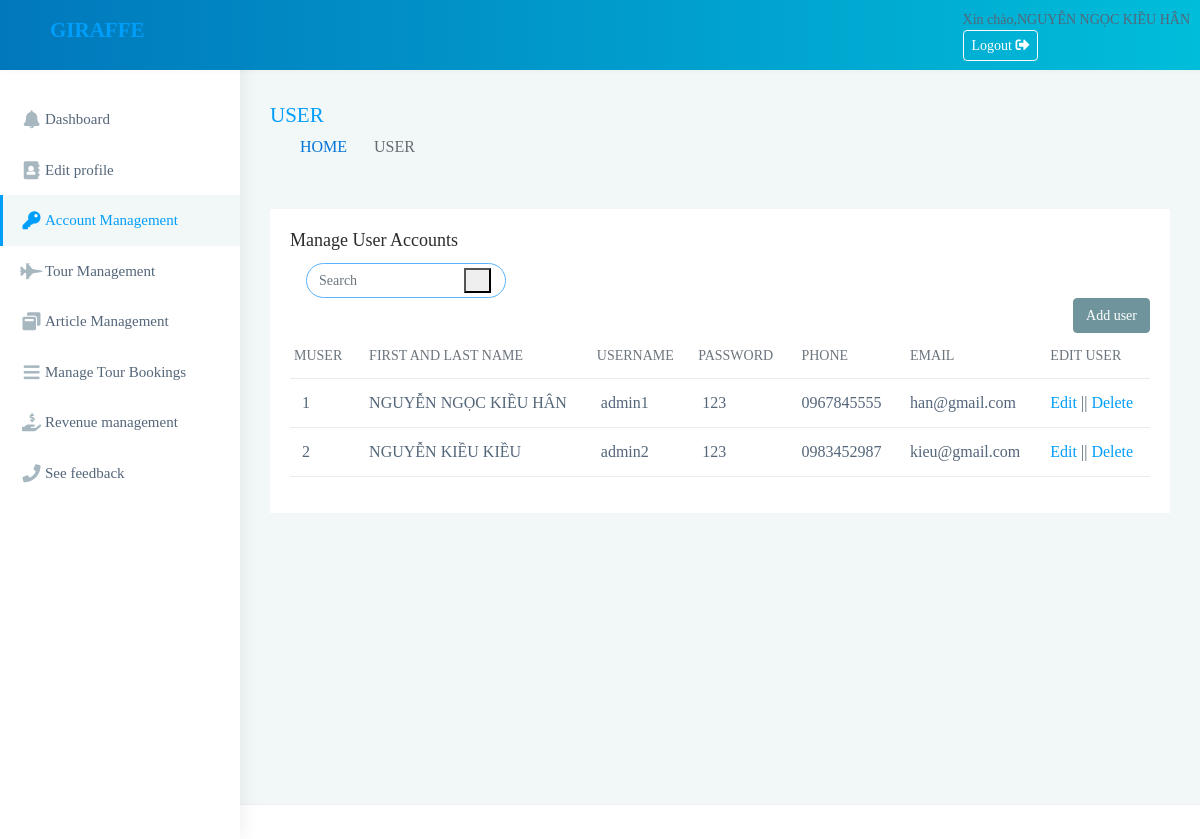
Page /admin/qtv/dsNguoidung.php (signed in) on the committed database.
### tables this page shows
CREATE TABLE `nguoidung` (
  `ND_MA` int(11) NOT NULL,
  `ND_HOTEN` varchar(150) NOT NULL,
  `ND_EMAIL` varchar(150) NOT NULL,
  `ND_SDT` varchar(10) NOT NULL,
  `ND_USERNAME` varchar(150) NOT NULL,
  `ND_PASSWORD` varchar(150) NOT NULL
);

### admin/qtv/dsNguoidung.php (the view, shortened to what this page needs)
<?php
include('header.php');
include('connect.php');
$sql = "SELECT * FROM nguoidung";
$result = $conn->query($sql);
?>
<div class="page-wrapper">
    <div class="page-breadcrumb">
        <div class="row align-items-center">
            <div class="col-md-6 col-8 align-self-center">
                <h3 class="page-title mb-0 p-0">USER</h3>
                <div class="d-flex align-items-center">
                    <nav aria-label="breadcrumb">
                        <ol class="breadcrumb">
                            <li class="breadcrumb-item"><a href="#">HOME</a></li>
                            <li class="breadcrumb-item active" aria-current="page">USER</li>
                        </ol>
                    </nav>
                </div>
            </div>
        </div>
    </div>
    <div class="container-fluid">
        <div class="row">
            <div class="col-sm-12">
                <div class="card">
                    <div class="card-body">
                        <h4 class="card-title">Manage User Accounts</h4>
                        <div class="text-start">
                            <form class="app-search ps-3" method="get" action="">
                                <input type="text" class="form-control" placeholder="Search" name="timkiem">
                                <button type="submit" class="srh-btn"><i class="ti-search"></i></button>
                            </form>
                        </div>
                        <div class="text-end">
                            <a href="themNguoidung.php" class="btn btn-primary">Add user</a>
                        </div>
                        <div class="table-responsive">
                            <table class="table user-table no-wrap">
                                <thead>
                                    <tr>
                                        <th
                                            class="text-uppercase text-secondary text-xxs font-weight-bolder opacity-7 ps-1">
                                            MUser</th>
                                        <th class="text-uppercase text-secondary text-xxs font-weight-bolder opacity-7">
                                            First and last name</th>
                                        <th
                                            class="text-uppercase text-secondary text-xxs font-weight-bolder opacity-7 ps-2">
                                            Username</th>
                                        <th
                                            class="text-uppercase text-secondary text-xxs font-weight-bolder opacity-7 ps-2">
                                            Password</th>
                                        <th class="text-uppercase text-secondary text-xxs font-weight-bolder opacity-7">
                                            Phone</th>
                                        <th class="text-uppercase text-secondary text-xxs font-weight-bolder opacity-7">
                                            Email</th>
                                        <th class="text-uppercase text-secondary text-xxs font-weight-bolder opacity-7">
                                            Edit User</th>
                                    </tr>
                                </thead>
                                <tbody><?php
                                        if ($result->num_rows > 0) {
                                            while ($row = $result->fetch_assoc()) {
                                                echo "<tr>";
                                                echo "<td>" . $row["ND_MA"] . "</td>";
                                                echo "<td>" . $row["ND_HOTEN"] . "</td>";
                                                echo "<td>" . $row["ND_USERNAME"] . "</td>";
                                                echo "<td>" . $row["ND_PASSWORD"] . "</td>";
                                                echo "<td>" . $row["ND_SDT"] . "</td>";
                                                echo "<td>" . $row["ND_EMAIL"] . "</td>";
                                                echo "<td><a href='suaNguoidung.php?NDID=" . $row["ND_MA"] . "'>Edit</a> || <a onclick=\"return confirm('Bạn có chắc muốn xóa không???')\" href='xoaNguoidung.php?NDID=" . $row["ND_MA"] . "'>Delete</a></td>";
                                                echo "</tr>";
                                            }
                                        } else {
                                            echo "<tr><td colspan='6'>Không tìm thấy kết quả.</td></tr>";
                                        }
                                        ?>
                                </tbody>
                            </table>
                        </div>
                    </div>
                </div>
            </div>
        </div>
    </div>
    <?php
    include('footer.php');
    ?>

### rows in the picture
nguoidung: ND_MA "1", ND_HOTEN "NGUYỄN NGỌC KIỀU HÂN", ND_USERNAME "admin1", ND_PASSWORD "123", ND_SDT "0967845555", ND_EMAIL "han@gmail.com"
nguoidung: ND_MA "2", ND_HOTEN "NGUYỄN KIỀU KIỀU", ND_USERNAME "admin2", ND_PASSWORD "123", ND_SDT "0983452987", ND_EMAIL "kieu@gmail.com"

### other values in the picture
$_SESSION["ND_HOTEN"] "NGUYỄN NGỌC KIỀU HÂN"
